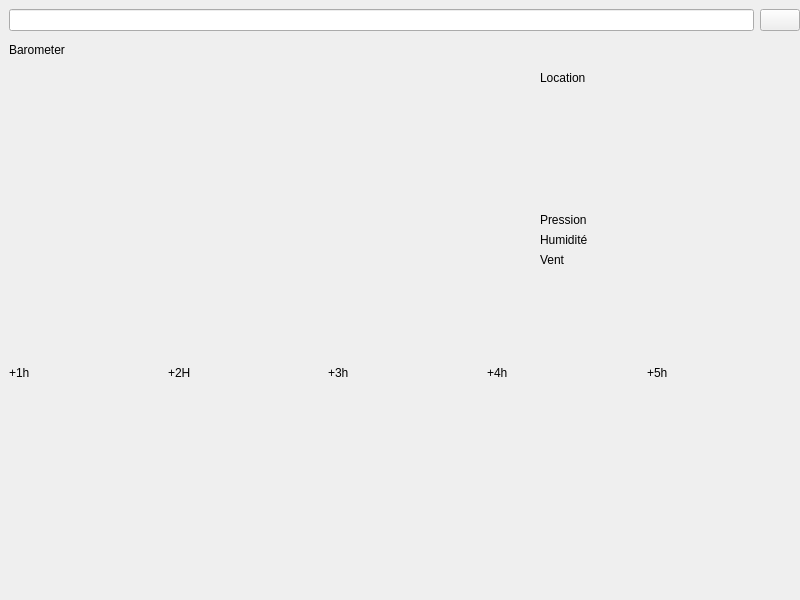
<?xml version="1.0" encoding="UTF-8"?>
<ui version="4.0">
 <class>MainWindow</class>
 <widget class="QMainWindow" name="MainWindow">
  <property name="geometry">
   <rect>
    <x>0</x>
    <y>0</y>
    <width>800</width>
    <height>600</height>
   </rect>
  </property>
  <property name="windowTitle">
   <string>MainWindow</string>
  </property>
  <widget class="QWidget" name="centralwidget">
   <widget class="QWidget" name="verticalLayoutWidget">
    <property name="geometry">
     <rect>
      <x>9</x>
      <y>9</y>
      <width>791</width>
      <height>581</height>
     </rect>
    </property>
    <layout class="QVBoxLayout" name="verticalLayout">
     <item>
      <layout class="QHBoxLayout" name="horizontalLayout">
       <item>
        <widget class="QLineEdit" name="lineEdit_2"/>
       </item>
       <item>
        <widget class="QPushButton" name="pushButton">
         <property name="text">
          <string/>
         </property>
        </widget>
       </item>
      </layout>
     </item>
     <item>
      <widget class="QLabel" name="barometer">
       <property name="maximumSize">
        <size>
         <width>16777215</width>
         <height>25</height>
        </size>
       </property>
       <property name="text">
        <string>Barometer</string>
       </property>
      </widget>
     </item>
     <item>
      <layout class="QHBoxLayout" name="horizontalLayout_3">
       <item>
        <widget class="QLabel" name="image">
         <property name="text">
          <string/>
         </property>
        </widget>
       </item>
       <item>
        <widget class="QLabel" name="temperature">
         <property name="maximumSize">
          <size>
           <width>16777215</width>
           <height>16777215</height>
          </size>
         </property>
         <property name="text">
          <string/>
         </property>
        </widget>
       </item>
       <item>
        <layout class="QVBoxLayout" name="verticalLayout_2">
         <item>
          <widget class="QLabel" name="label">
           <property name="maximumSize">
            <size>
             <width>16777215</width>
             <height>20</height>
            </size>
           </property>
           <property name="text">
            <string>Location</string>
           </property>
          </widget>
         </item>
         <item>
          <widget class="QLabel" name="label_5">
           <property name="text">
            <string/>
           </property>
          </widget>
         </item>
         <item>
          <layout class="QFormLayout" name="formLayout">
           <item row="0" column="0">
            <widget class="QLabel" name="label_2">
             <property name="text">
              <string>Pression</string>
             </property>
            </widget>
           </item>
           <item row="0" column="1">
            <widget class="QLabel" name="longitude">
             <property name="text">
              <string/>
             </property>
            </widget>
           </item>
           <item row="1" column="0">
            <widget class="QLabel" name="label_3">
             <property name="text">
              <string>Humidité</string>
             </property>
            </widget>
           </item>
           <item row="1" column="1">
            <widget class="QLabel" name="latitude">
             <property name="text">
              <string/>
             </property>
            </widget>
           </item>
           <item row="2" column="0">
            <widget class="QLabel" name="label_4">
             <property name="text">
              <string>Vent</string>
             </property>
            </widget>
           </item>
           <item row="2" column="1">
            <widget class="QLabel" name="vent">
             <property name="text">
              <string/>
             </property>
            </widget>
           </item>
          </layout>
         </item>
        </layout>
       </item>
      </layout>
     </item>
     <item>
      <layout class="QGridLayout" name="gridLayout">
       <item row="0" column="0">
        <widget class="QLabel" name="hour_1">
         <property name="text">
          <string>+1h</string>
         </property>
        </widget>
       </item>
       <item row="1" column="1">
        <widget class="QLabel" name="label_9">
         <property name="text">
          <string/>
         </property>
        </widget>
       </item>
       <item row="2" column="3">
        <widget class="QLabel" name="label_16">
         <property name="text">
          <string/>
         </property>
        </widget>
       </item>
       <item row="1" column="0">
        <widget class="QLabel" name="label_8">
         <property name="text">
          <string/>
         </property>
        </widget>
       </item>
       <item row="0" column="4">
        <widget class="QLabel" name="hour_5">
         <property name="text">
          <string>+5h</string>
         </property>
        </widget>
       </item>
       <item row="1" column="2">
        <widget class="QLabel" name="label_10">
         <property name="text">
          <string/>
         </property>
        </widget>
       </item>
       <item row="2" column="4">
        <widget class="QLabel" name="label_17">
         <property name="text">
          <string/>
         </property>
        </widget>
       </item>
       <item row="0" column="2">
        <widget class="QLabel" name="hour_3">
         <property name="text">
          <string>+3h</string>
         </property>
        </widget>
       </item>
       <item row="1" column="3">
        <widget class="QLabel" name="label_11">
         <property name="text">
          <string/>
         </property>
        </widget>
       </item>
       <item row="1" column="4">
        <widget class="QLabel" name="label_12">
         <property name="text">
          <string/>
         </property>
        </widget>
       </item>
       <item row="0" column="1">
        <widget class="QLabel" name="hour_2">
         <property name="text">
          <string>+2H</string>
         </property>
        </widget>
       </item>
       <item row="2" column="2">
        <widget class="QLabel" name="label_15">
         <property name="text">
          <string/>
         </property>
        </widget>
       </item>
       <item row="0" column="3">
        <widget class="QLabel" name="hour_4">
         <property name="text">
          <string>+4h</string>
         </property>
        </widget>
       </item>
       <item row="2" column="1">
        <widget class="QLabel" name="label_14">
         <property name="text">
          <string/>
         </property>
        </widget>
       </item>
       <item row="2" column="0">
        <widget class="QLabel" name="label_13">
         <property name="text">
          <string/>
         </property>
        </widget>
       </item>
      </layout>
     </item>
    </layout>
   </widget>
  </widget>
 </widget>
 <resources/>
 <connections/>
</ui>
